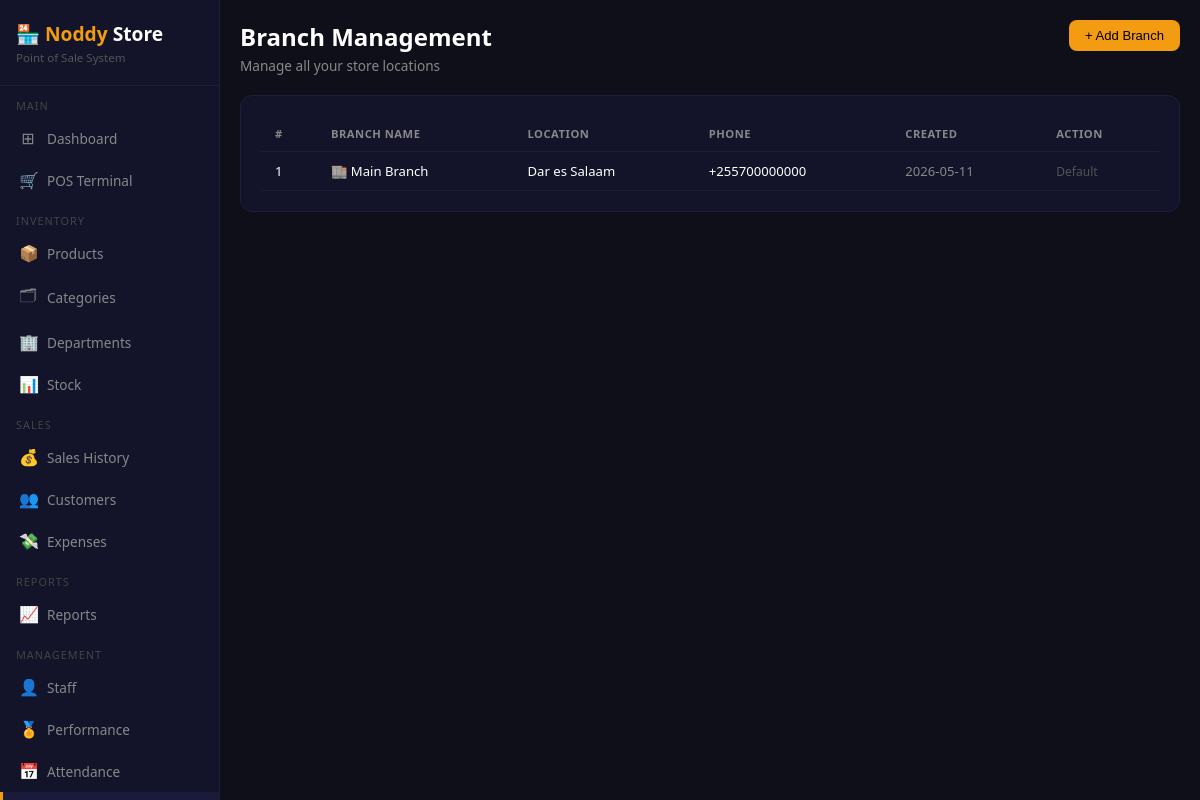
/branches (signed in), run on the app's committed database.
### tables this page shows
CREATE TABLE branches (
        id         INTEGER PRIMARY KEY AUTOINCREMENT,
        name       TEXT NOT NULL,
        location   TEXT,
        phone      TEXT,
        created_at TEXT DEFAULT CURRENT_TIMESTAMP
    );

### app.py (the view)
@app.route('/branches')
@login_required
def branches():
    conn     = get_db()
    branches = conn.execute('SELECT * FROM branches ORDER BY name').fetchall()
    conn.close()
    return render_template('branches.html', branches=branches)

### app.py (called while the page is built)
def login_required(f):
    @wraps(f)
    def decorated(*args, **kwargs):
        if 'user_id' not in session:
            return redirect(url_for('login'))
        return f(*args, **kwargs)
    return decorated

### database.py (called while the page is built)
def get_db():
    conn = sqlite3.connect(DB)
    conn.row_factory = sqlite3.Row
    return conn

### templates/branches.html (shortened to what this page needs)
{% extends 'base.html' %}
{% block content %}
<div class="page-header">
    <div>
        <h2>Branch Management</h2>
        <p>Manage all your store locations</p>
    </div>
    <button class="btn btn-primary" onclick="document.getElementById('addModal').classList.add('show')">
        + Add Branch
    </button>
</div>
<div class="card">
    <table>
        <thead>
            <tr><th>#</th><th>Branch Name</th><th>Location</th><th>Phone</th><th>Created</th><th>Action</th></tr>
        </thead>
        <tbody>
            {% for b in branches %}
            <tr>
                <td>{{ b.id }}</td>
                <td>🏬 {{ b.name }}</td>
                <td>{{ b.location }}</td>
                <td>{{ b.phone }}</td>
                <td style="color:#888">{{ b.created_at[:10] }}</td>
                <td>
                    {% if b.id != 1 %}
                    <form method="POST" action="/branches/delete/{{ b.id }}"
                          onsubmit="return confirm('Delete this branch?')" style="display:inline">
                        <button class="btn btn-danger btn-sm">Delete</button>
                    </form>
                    {% else %}
                    <span style="color:#555;font-size:0.75rem">Default</span>
                    {% endif %}
                </td>
            </tr>
            {% else %}
            <tr><td colspan="6" style="text-align:center;color:#555;padding:24px">No branches yet</td></tr>
            {% endfor %}
        </tbody>
    </table>
</div>
{% endblock %}

### templates/base.html (style rules this page uses)
* { margin:0;padding:0;box-sizing:border-box; }
body { background:#0f0f1a;color:#fff;font-family:'Segoe UI',sans-serif;display:flex;min-height:100vh; }
.page-header { margin-bottom:20px;display:flex;justify-content:space-between;align-items:flex-start; }
.page-header h2 { font-size:1.5rem;font-weight:600; }
.page-header p { color:#888;font-size:0.85rem;margin-top:3px; }
.card { background:#13132a;border-radius:12px;border:1px solid #1e1e3a;padding:20px;margin-bottom:16px; }
table { width:100%;border-collapse:collapse; }
th,td { padding:10px 14px;text-align:left;font-size:0.82rem;border-bottom:1px solid #1e1e3a; }
th { color:#888;text-transform:uppercase;font-size:0.7rem;letter-spacing:.5px; }
.btn { padding:8px 16px;border:none;border-radius:8px;cursor:pointer;font-size:0.82rem;font-weight:500;text-decoration:none;display:inline-block; }
.btn-primary { background:#f39c12;color:#000; }

### data on the page
branches: id "1", name "Main Branch", location "Dar es Salaam", phone "+255700000000", created_at "2026-05-11", shows "Default"
